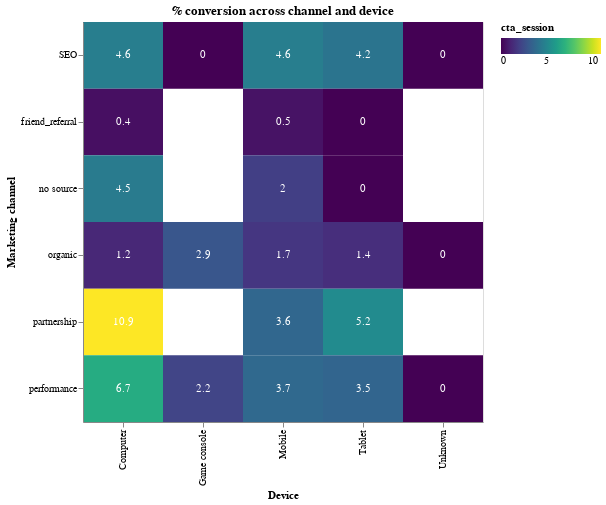

Notebook source saved alongside this figure:
### Code cell
df = pd.read_pickle("websessions_final.pkl")

df = df.loc[:, ["cta_session", "attr_info", "device"]]

df = df.groupby(["attr_info", "device"]).agg("mean").reset_index()
df["cta_session"] = round(df["cta_session"] * 100, 1)

alt.Chart(df).mark_rect().encode(x="device:O", y="attr_info:O", color="cta_session:Q")

# Configure common options
base = alt.Chart(df).encode(
    alt.X("device:O", axis=alt.Axis(title="Device")),
    alt.Y("attr_info:O", axis=alt.Axis(title="Marketing channel")),
)

# Configure heatmap
heatmap = (
    base.mark_rect()
    .encode(
        color=alt.Color(
            "cta_session:Q",
            scale=alt.Scale(scheme="viridis"),
            legend=alt.Legend(direction="horizontal"),
        )
    )
    .properties(width=400, height=400, title="% conversion across channel and device")
)

# Configure text
text = base.mark_text(baseline="middle").encode(
    text="cta_session:Q", color=alt.value("white")
)

# Draw the chart
heatmap + text

### Figure 1 — Vega-Lite specification as saved in the notebook (floating-point values rounded to 4 significant figures)
{"config": {"view": {"continuousWidth": 400, "continuousHeight": 300}}, "layer": [{"mark": "rect", "encoding": {"color": {"type": "quantitative", "field": "cta_session", "legend": {"direction": "horizontal"}, "scale": {"scheme": "viridis"}}, "x": {"type": "ordinal", "axis": {"title": "Device"}, "field": "device"}, "y": {"type": "ordinal", "axis": {"title": "Marketing channel"}, "field": "attr_info"}}, "height": 400, "title": "% conversion across channel and device", "width": 400}, {"mark": {"type": "text", "baseline": "middle"}, "encoding": {"color": {"value": "white"}, "text": {"type": "quantitative", "field": "cta_session"}, "x": {"type": "ordinal", "axis": {"title": "Device"}, "field": "device"}, "y": {"type": "ordinal", "axis": {"title": "Marketing channel"}, "field": "attr_info"}}}], "data": {"name": "data-c97cb5110a9678426ab1afeda6f2d7e9"}, "$schema": "https://vega.github.io/schema/vega-lite/v4.0.2.json", "datasets": {"data-c97cb5110a9678426ab1afeda6f2d7e9": [{"attr_info": "SEO", "device": "Computer", "cta_session": 4.6}, {"attr_info": "SEO", "device": "Game console", "cta_session": 0.0}, {"attr_info": "SEO", "device": "Mobile", "cta_session": 4.6}, {"attr_info": "SEO", "device": "Tablet", "cta_session": 4.2}, {"attr_info": "SEO", "device": "Unknown", "cta_session": 0.0}, {"attr_info": "friend_referral", "device": "Computer", "cta_session": 0.4}, {"attr_info": "friend_referral", "device": "Mobile", "cta_session": 0.5}, {"attr_info": "friend_referral", "device": "Tablet", "cta_session": 0.0}, {"attr_info": "no source", "device": "Computer", "cta_session": 4.5}, {"attr_info": "no source", "device": "Mobile", "cta_session": 2.0}, {"attr_info": "no source", "device": "Tablet", "cta_session": 0.0}, {"attr_info": "organic", "device": "Computer", "cta_session": 1.2}, {"attr_info": "organic", "device": "Game console", "cta_session": 2.9}, {"attr_info": "organic", "device": "Mobile", "cta_session": 1.7}, {"attr_info": "organic", "device": "Tablet", "cta_session": 1.4}, {"attr_info": "organic", "device": "Unknown", "cta_session": 0.0}, {"attr_info": "partnership", "device": "Computer", "cta_session": 10.9}, {"attr_info": "partnership", "device": "Mobile", "cta_session": 3.6}, {"attr_info": "partnership", "device": "Tablet", "cta_session": 5.2}, {"attr_info": "performance", "device": "Computer", "cta_session": 6.7}, {"attr_info": "performance", "device": "Game console", "cta_session": 2.2}, {"attr_info": "performance", "device": "Mobile", "cta_session": 3.7}, {"attr_info": "performance", "device": "Tablet", "cta_session": 3.5}, {"attr_info": "performance", "device": "Unknown", "cta_session": 0.0}]}}
